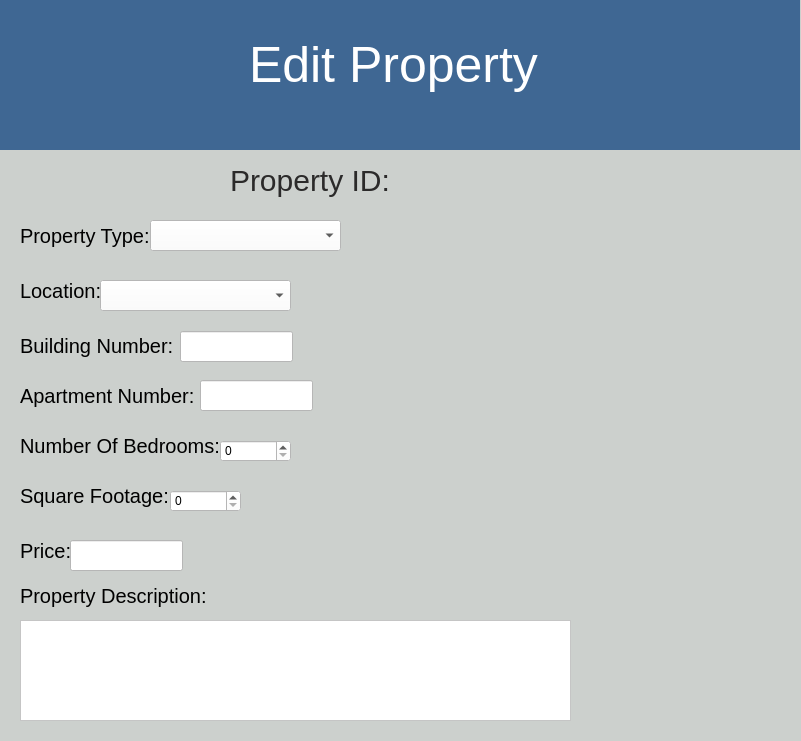
<?xml version="1.0" encoding="UTF-8"?>
<ui version="4.0">
 <class>EditPropertyClass</class>
 <widget class="QWidget" name="EditPropertyClass">
  <property name="geometry">
   <rect>
    <x>0</x>
    <y>0</y>
    <width>801</width>
    <height>741</height>
   </rect>
  </property>
  <property name="windowTitle">
   <string>EditProperty</string>
  </property>
  <widget class="QWidget" name="widget" native="true">
   <property name="geometry">
    <rect>
     <x>0</x>
     <y>-10</y>
     <width>801</width>
     <height>751</height>
    </rect>
   </property>
   <property name="styleSheet">
    <string notr="true">QWidget{
background:#CCD0CD;
}
QLabel{
font-size:20px;

}
QComboBox{
background:white;
}
QLineEdit{
background:white;
}
QSpinBox{
background:white;
}
QTextEdit{
background:white;
}</string>
   </property>
   <widget class="QWidget" name="widget_2" native="true">
    <property name="geometry">
     <rect>
      <x>-1</x>
      <y>9</y>
      <width>801</width>
      <height>151</height>
     </rect>
    </property>
    <property name="styleSheet">
     <string notr="true">QWidget{
background:#3F6793;
}</string>
    </property>
    <widget class="QLabel" name="label">
     <property name="geometry">
      <rect>
       <x>250</x>
       <y>30</y>
       <width>291</width>
       <height>71</height>
      </rect>
     </property>
     <property name="styleSheet">
      <string notr="true">QLabel{
font-size:50px;
color:white;
}</string>
     </property>
     <property name="text">
      <string>Edit Property</string>
     </property>
    </widget>
   </widget>
   <widget class="QLabel" name="label_2">
    <property name="geometry">
     <rect>
      <x>20</x>
      <y>290</y>
      <width>91</width>
      <height>21</height>
     </rect>
    </property>
    <property name="text">
     <string>Location:</string>
    </property>
   </widget>
   <widget class="QLabel" name="label_3">
    <property name="geometry">
     <rect>
      <x>20</x>
      <y>230</y>
      <width>131</width>
      <height>31</height>
     </rect>
    </property>
    <property name="text">
     <string>Property Type:</string>
    </property>
   </widget>
   <widget class="QLabel" name="label_4">
    <property name="geometry">
     <rect>
      <x>230</x>
      <y>170</y>
      <width>361</width>
      <height>41</height>
     </rect>
    </property>
    <property name="styleSheet">
     <string notr="true">QLabel{
color:#2B2A2A;
font-size:30px;
}</string>
    </property>
    <property name="text">
     <string>Property ID:</string>
    </property>
   </widget>
   <widget class="QLabel" name="label_5">
    <property name="geometry">
     <rect>
      <x>20</x>
      <y>340</y>
      <width>161</width>
      <height>31</height>
     </rect>
    </property>
    <property name="text">
     <string>Building Number:</string>
    </property>
   </widget>
   <widget class="QLabel" name="label_6">
    <property name="geometry">
     <rect>
      <x>20</x>
      <y>390</y>
      <width>191</width>
      <height>31</height>
     </rect>
    </property>
    <property name="text">
     <string>Apartment Number:</string>
    </property>
   </widget>
   <widget class="QLabel" name="label_7">
    <property name="geometry">
     <rect>
      <x>20</x>
      <y>490</y>
      <width>151</width>
      <height>31</height>
     </rect>
    </property>
    <property name="text">
     <string>Square Footage:</string>
    </property>
   </widget>
   <widget class="QLabel" name="label_8">
    <property name="geometry">
     <rect>
      <x>20</x>
      <y>440</y>
      <width>201</width>
      <height>31</height>
     </rect>
    </property>
    <property name="text">
     <string>Number Of Bedrooms:</string>
    </property>
   </widget>
   <widget class="QLabel" name="label_9">
    <property name="geometry">
     <rect>
      <x>20</x>
      <y>550</y>
      <width>51</width>
      <height>21</height>
     </rect>
    </property>
    <property name="styleSheet">
     <string notr="true">QLabel{
font-size:20px;
}</string>
    </property>
    <property name="text">
     <string>Price:</string>
    </property>
   </widget>
   <widget class="QLabel" name="label_10">
    <property name="geometry">
     <rect>
      <x>20</x>
      <y>590</y>
      <width>191</width>
      <height>31</height>
     </rect>
    </property>
    <property name="text">
     <string>Property Description:</string>
    </property>
   </widget>
   <widget class="QLineEdit" name="lineEdit">
    <property name="geometry">
     <rect>
      <x>180</x>
      <y>341</y>
      <width>113</width>
      <height>31</height>
     </rect>
    </property>
   </widget>
   <widget class="QLineEdit" name="lineEdit_2">
    <property name="geometry">
     <rect>
      <x>70</x>
      <y>550</y>
      <width>113</width>
      <height>31</height>
     </rect>
    </property>
    <property name="inputMethodHints">
     <set>Qt::InputMethodHint::ImhDigitsOnly</set>
    </property>
   </widget>
   <widget class="QLineEdit" name="lineEdit_3">
    <property name="geometry">
     <rect>
      <x>200</x>
      <y>390</y>
      <width>113</width>
      <height>31</height>
     </rect>
    </property>
   </widget>
   <widget class="QComboBox" name="comboBox">
    <property name="geometry">
     <rect>
      <x>100</x>
      <y>290</y>
      <width>191</width>
      <height>31</height>
     </rect>
    </property>
   </widget>
   <widget class="QComboBox" name="comboBox_2">
    <property name="geometry">
     <rect>
      <x>150</x>
      <y>230</y>
      <width>191</width>
      <height>31</height>
     </rect>
    </property>
   </widget>
   <widget class="QSpinBox" name="spinBox">
    <property name="geometry">
     <rect>
      <x>170</x>
      <y>500</y>
      <width>71</width>
      <height>22</height>
     </rect>
    </property>
   </widget>
   <widget class="QSpinBox" name="spinBox_2">
    <property name="geometry">
     <rect>
      <x>220</x>
      <y>450</y>
      <width>71</width>
      <height>22</height>
     </rect>
    </property>
   </widget>
   <widget class="QTextEdit" name="textEdit">
    <property name="geometry">
     <rect>
      <x>20</x>
      <y>630</y>
      <width>551</width>
      <height>101</height>
     </rect>
    </property>
   </widget>
  </widget>
 </widget>
 <layoutdefault spacing="6" margin="11"/>
 <resources/>
 <connections/>
</ui>
